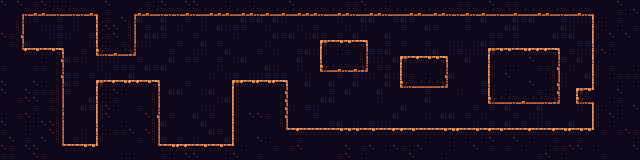

Tiled map render using the project's own tile images. Description and the whole map definition, tile-layer contents included, below:
An orthogonal 80x20 tile map with 8x8 px tiles, 1 tile layer (map) and 15 objects.

<map version="1.9" tiledversion="1.9.2" orientation="orthogonal" renderorder="right-down" width="80" height="20" tilewidth="8" tileheight="8" infinite="0" nextlayerid="4" nextobjectid="26">
 <properties>
  <property name="nextMap" value="maps/intro3.tmx" />
  <property name="startx" type="int" value="4" />
  <property name="starty" type="int" value="16" />
 </properties>
 <tileset firstgid="1" source="../adve/tiles.tsx" />
 <layer id="1" name="map" width="80" height="20">
  <data encoding="csv">
397,445,397,443,396,397,395,395,395,421,445,419,444,397,445,444,420,445,396,395,397,443,420,397,397,420,444,445,395,443,444,395,444,419,443,445,397,421,444,420,445,420,420,396,396,397,444,419,395,420,420,420,419,421,445,445,445,396,396,445,445,397,420,396,396,421,420,420,420,443,419,444,444,445,445,421,420,397,420,421,
443,443,376,469,467,467,468,469,468,469,469,467,377,396,445,443,376,467,467,468,469,469,469,467,469,468,467,467,467,468,467,467,469,467,468,467,468,467,467,467,469,468,467,467,469,468,467,467,469,468,468,467,467,468,467,467,469,469,467,469,467,468,469,468,467,468,468,467,467,468,469,468,467,469,377,445,443,396,395,397,
444,419,398,59,60,85,83,60,84,59,83,108,418,396,419,397,398,61,84,83,61,108,85,60,109,59,108,107,108,84,61,60,61,83,61,59,83,107,108,84,85,108,59,83,83,61,61,109,83,60,61,60,108,83,84,83,83,85,60,84,61,108,108,107,61,60,61,85,83,83,60,59,59,59,418,395,421,396,444,421,
444,420,422,109,83,59,59,60,85,59,107,84,418,397,397,445,422,85,60,109,61,107,59,84,108,59,107,61,59,60,60,109,107,59,109,109,85,59,84,60,109,108,107,59,109,59,84,109,84,107,60,85,108,61,60,107,107,107,60,84,107,108,85,61,61,83,83,84,83,84,61,59,83,83,394,395,421,395,421,396,
397,396,446,83,83,84,59,60,59,83,107,60,418,396,397,419,422,107,61,61,60,107,84,107,60,109,108,85,84,59,85,85,107,83,61,60,61,108,59,61,60,109,60,85,61,84,83,83,61,108,108,85,84,107,84,85,83,108,108,83,85,60,60,83,60,108,83,84,108,61,60,61,83,108,442,444,397,419,397,444,
420,396,398,61,107,84,107,60,83,85,83,59,418,395,419,396,398,59,59,85,84,109,60,109,83,61,107,60,85,83,109,109,83,59,107,83,85,83,83,108,370,371,373,373,371,374,108,109,60,107,60,108,84,60,84,83,59,59,85,59,61,60,107,108,59,109,83,108,108,85,85,83,60,60,418,421,396,443,445,421,
443,421,400,372,373,371,373,374,83,108,60,108,466,469,467,468,470,109,108,107,107,60,108,107,59,59,85,109,61,108,109,109,60,85,59,108,108,60,61,59,442,420,395,396,443,398,60,60,61,84,85,108,83,59,61,109,59,60,59,59,59,370,373,373,371,373,372,372,372,374,108,60,59,59,394,397,395,443,443,444,
420,419,420,444,421,395,421,446,61,60,59,84,59,59,59,85,85,60,83,108,84,61,107,60,60,84,83,60,108,59,61,84,109,85,83,83,84,61,85,108,418,420,420,443,445,422,59,59,109,61,370,371,372,373,373,374,84,108,61,83,109,418,419,443,419,443,397,421,444,398,60,85,61,83,418,420,443,445,444,443,
396,420,421,421,396,396,420,398,107,83,83,84,59,108,60,60,60,84,61,60,61,108,107,84,108,83,84,59,85,108,109,109,83,61,59,83,109,59,109,83,466,468,467,469,467,470,108,60,60,83,394,445,421,444,420,398,109,109,108,84,83,394,420,395,395,421,443,396,396,446,83,59,83,108,442,445,396,443,445,395,
444,419,421,421,445,420,445,446,60,60,84,60,84,59,109,109,61,83,83,108,107,84,109,108,83,83,59,107,59,60,107,59,59,60,60,60,107,85,59,109,84,85,60,108,60,59,59,85,61,59,394,396,443,395,421,446,61,84,84,107,83,394,443,397,420,443,445,421,395,422,59,107,83,61,394,419,395,396,396,396,
397,443,420,444,397,395,420,398,61,60,84,84,370,371,372,373,372,372,373,374,109,109,84,60,109,83,83,109,85,370,372,373,372,373,372,374,108,109,61,108,85,61,85,85,61,107,83,85,61,107,466,469,468,468,468,470,84,83,84,109,60,418,445,443,445,419,397,420,421,446,59,108,85,108,394,420,419,395,443,395,
397,419,444,397,396,396,396,422,60,84,107,109,418,395,397,395,419,419,420,398,83,61,61,83,85,59,61,85,85,442,420,445,445,445,444,446,85,107,84,107,85,60,109,61,85,109,84,61,107,85,109,109,84,60,109,108,84,59,107,108,60,442,421,395,445,421,445,396,395,446,83,85,370,373,401,421,443,397,443,444,
444,420,396,397,397,420,396,422,108,107,107,61,418,395,396,420,443,420,420,422,84,107,84,109,107,85,107,59,61,442,421,444,445,443,421,446,83,84,108,108,61,61,85,107,84,108,84,59,84,107,107,85,84,61,85,107,107,83,84,109,108,466,468,468,469,467,468,468,469,470,85,84,466,469,377,420,395,396,443,445,
445,445,419,444,396,419,396,398,83,109,61,60,442,397,395,443,421,396,443,398,83,84,85,108,109,59,59,109,84,442,443,444,445,419,443,446,59,84,60,59,85,84,84,109,85,109,85,109,108,108,61,83,83,109,109,83,84,83,83,60,85,60,107,61,83,84,84,61,109,109,109,83,59,85,442,395,445,395,420,397,
395,443,396,397,395,443,445,398,84,109,108,109,442,397,419,444,444,444,397,446,83,60,108,84,61,85,60,85,83,394,445,397,397,396,421,446,109,84,108,60,107,108,83,107,84,83,85,85,109,61,83,84,108,59,83,61,61,109,60,109,59,108,84,107,60,83,59,59,83,84,109,108,107,108,442,421,397,395,443,420,
397,419,420,395,395,397,397,422,83,107,83,83,418,443,443,395,443,419,419,422,61,83,108,85,108,61,85,109,83,394,445,421,443,419,419,422,109,85,107,107,108,60,61,83,59,109,60,59,59,108,84,83,84,84,107,83,84,83,84,59,85,60,83,61,107,60,108,59,60,84,85,61,84,107,442,419,395,443,444,444,
396,421,421,395,420,421,397,422,107,83,59,83,418,395,396,396,397,419,397,422,109,83,85,108,84,84,61,60,107,394,419,445,443,444,444,400,371,372,371,371,371,371,373,373,373,371,373,371,371,372,372,373,371,371,371,373,373,372,371,373,371,372,373,371,371,371,372,371,371,372,373,372,373,373,401,396,420,396,397,396,
421,397,419,396,421,397,421,422,85,60,59,84,394,445,420,443,445,396,445,422,60,108,60,108,59,85,107,83,61,394,443,420,397,395,420,445,420,396,421,443,445,419,421,419,445,420,420,421,421,420,419,443,443,395,445,444,395,420,395,421,395,397,420,445,397,419,395,443,445,396,421,444,396,421,419,444,443,421,444,395,
397,396,419,397,397,445,421,400,371,371,373,373,401,419,421,444,443,444,443,400,371,373,372,372,371,373,371,373,371,401,395,420,420,419,396,420,396,397,443,419,420,444,445,397,419,396,397,444,395,397,396,395,397,445,444,419,395,421,443,397,444,396,444,396,444,395,444,445,395,396,396,397,397,421,395,420,419,444,444,397,
396,396,419,444,397,396,419,420,420,443,443,420,445,445,421,395,395,445,419,419,396,395,420,397,397,443,443,419,395,397,444,445,396,419,421,443,445,445,443,421,420,445,396,397,443,395,444,420,421,443,419,397,419,444,443,395,443,443,443,420,444,420,443,419,444,444,421,396,397,443,395,419,443,444,421,396,444,421,443,445
</data>
 </layer>
 <objectgroup id="2" name="colliders">
  <object id="11" x="22.0654" y="48.2681" width="41.7174" height="102.742" />
  <object id="12" x="64.1276" y="143.425" width="33.4429" height="8.96407" />
  <object id="13" x="95.5018" y="79.9871" width="63.438" height="73.4364" />
  <object id="14" x="158.94" y="143.77" width="75.505" height="12.4118" />
  <object id="15" x="232.031" y="79.6423" width="54.8187" height="67.5753" />
  <object id="16" x="7.24021" y="3.79249" width="15.8595" height="48.2681" />
  <object id="17" x="22.4102" y="3.44772" width="574.39" height="11.0327" />
  <object id="18" x="95.5018" y="14.1356" width="39.6488" height="41.0279" />
  <object id="19" x="286.505" y="127.91" width="307.536" height="22.0654" />
  <object id="20" x="319.604" y="39.6488" width="47.9233" height="31.719" />
  <object id="21" x="399.935" y="56.1978" width="47.5785" height="31.3742" />
  <object id="22" x="487.507" y="47.5785" width="71.7125" height="56.8874" />
  <object id="23" x="576.114" y="88.2616" width="17.9281" height="15.17" />
  <object id="24" x="592.318" y="14.8252" width="14.8252" height="113.775" />
 </objectgroup>
 <objectgroup id="3" name="portals">
  <object id="25" x="417.011" y="31.6945" width="15.17" height="17.5834" />
 </objectgroup>
</map>
